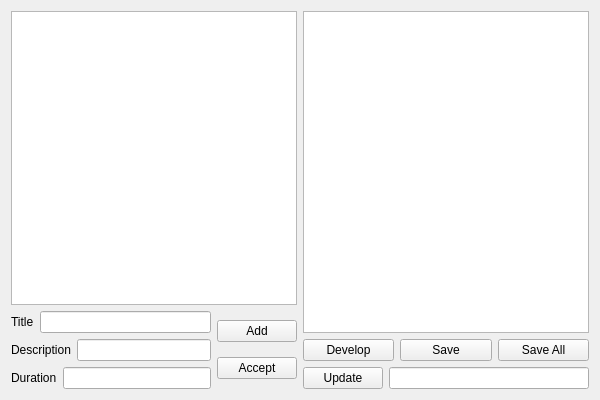
<?xml version="1.0" encoding="UTF-8"?>
<ui version="4.0">
 <class>ResearcherClass</class>
 <widget class="QWidget" name="ResearcherClass">
  <property name="geometry">
   <rect>
    <x>0</x>
    <y>0</y>
    <width>600</width>
    <height>400</height>
   </rect>
  </property>
  <property name="windowTitle">
   <string>Researcher</string>
  </property>
  <layout class="QHBoxLayout" name="horizontalLayout_7">
   <item>
    <layout class="QVBoxLayout" name="verticalLayout_3">
     <item>
      <widget class="QTableView" name="tableView"/>
     </item>
     <item>
      <layout class="QHBoxLayout" name="horizontalLayout_4">
       <item>
        <layout class="QVBoxLayout" name="verticalLayout">
         <item>
          <layout class="QHBoxLayout" name="horizontalLayout">
           <item>
            <widget class="QLabel" name="label">
             <property name="text">
              <string>Title</string>
             </property>
            </widget>
           </item>
           <item>
            <widget class="QLineEdit" name="lineEdit"/>
           </item>
          </layout>
         </item>
         <item>
          <layout class="QHBoxLayout" name="horizontalLayout_2">
           <item>
            <widget class="QLabel" name="label_2">
             <property name="text">
              <string>Description</string>
             </property>
            </widget>
           </item>
           <item>
            <widget class="QLineEdit" name="lineEdit_2"/>
           </item>
          </layout>
         </item>
         <item>
          <layout class="QHBoxLayout" name="horizontalLayout_3">
           <item>
            <widget class="QLabel" name="label_3">
             <property name="text">
              <string>Duration</string>
             </property>
            </widget>
           </item>
           <item>
            <widget class="QLineEdit" name="lineEdit_3"/>
           </item>
          </layout>
         </item>
        </layout>
       </item>
       <item>
        <layout class="QVBoxLayout" name="verticalLayout_2">
         <item>
          <widget class="QPushButton" name="pushButton">
           <property name="text">
            <string>Add</string>
           </property>
          </widget>
         </item>
         <item>
          <widget class="QPushButton" name="pushButton_2">
           <property name="text">
            <string>Accept</string>
           </property>
          </widget>
         </item>
        </layout>
       </item>
      </layout>
     </item>
    </layout>
   </item>
   <item>
    <layout class="QVBoxLayout" name="verticalLayout_5">
     <item>
      <widget class="QListWidget" name="listWidget"/>
     </item>
     <item>
      <layout class="QVBoxLayout" name="verticalLayout_4">
       <item>
        <layout class="QHBoxLayout" name="horizontalLayout_5">
         <item>
          <widget class="QPushButton" name="pushButton_3">
           <property name="text">
            <string>Develop</string>
           </property>
          </widget>
         </item>
         <item>
          <widget class="QPushButton" name="pushButton_4">
           <property name="text">
            <string>Save</string>
           </property>
          </widget>
         </item>
         <item>
          <widget class="QPushButton" name="pushButton_5">
           <property name="text">
            <string>Save All</string>
           </property>
          </widget>
         </item>
        </layout>
       </item>
       <item>
        <layout class="QHBoxLayout" name="horizontalLayout_6">
         <item>
          <widget class="QPushButton" name="pushButton_6">
           <property name="text">
            <string>Update</string>
           </property>
          </widget>
         </item>
         <item>
          <widget class="QLineEdit" name="lineEdit_4"/>
         </item>
        </layout>
       </item>
      </layout>
     </item>
    </layout>
   </item>
  </layout>
 </widget>
 <layoutdefault spacing="6" margin="11"/>
 <resources>
  <include location="Researcher.qrc"/>
 </resources>
 <connections/>
</ui>
